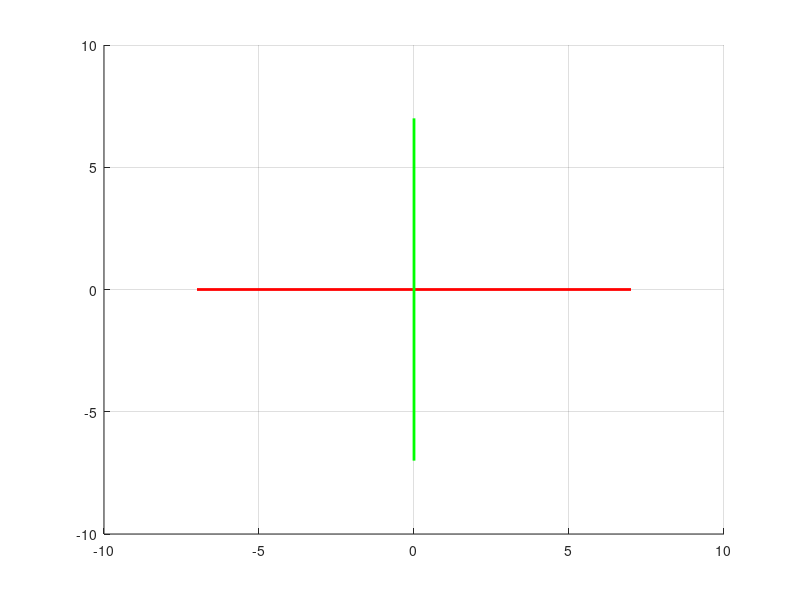
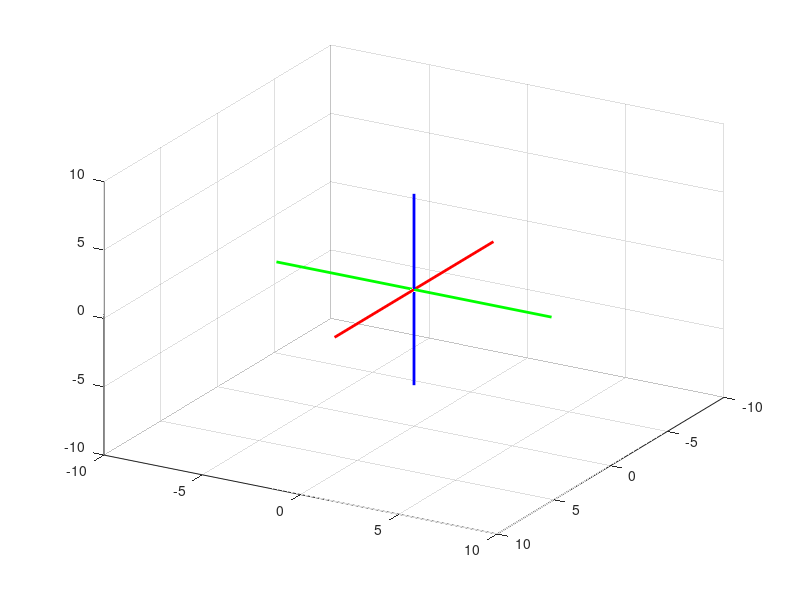

Here is the MATLAB script that generated these plots, in order:
close all

prompt = 'Introduzca el valor (grados) de la rotacion en x (phi): ';
phiDeg = input(prompt);

prompt = 'Introduzca el valor (grados) de la rotacion en y (theta): ';
thetaDeg = input(prompt);

prompt = 'Introduzca el valor (grados) de la rotacion en z (psi): ';
psiDeg = input(prompt);

phiRad = deg2rad(phiDeg);
thetaRad = deg2rad(thetaDeg);
psiRad = deg2rad(psiDeg);

for phiRad = 0:0.5:phiRad
    clf;
    for thetaRad = 0:0.5:thetaRad
        clf;
        for psiRad = 0:0.5:psiRad
            clf;
        
line([7 -7],[0 0],[0 0], 'color',[1 0 0],'linewidth', 2);
line([0 0],[7 -7],[0 0], 'color',[0 1 0],'linewidth', 2);
line([0 0],[0 0],[7 -7], 'color',[0 0 1],'linewidth', 2);

grid on

p1 = [0 0 0];
p2 = [0 3 0];
p3 = [0 3 2];
p4 = [0 0 2];

p5 = [7 0 0];
p6 = [7 3 0];
p7 = [7 3 2];
p8 = [7 0 2];

print(p1,p2,p3,p4,p5,p6,p7,p8)

view(120,30)

Rx = [1 0 0; 0 cos(phiRad) -sin(phiRad);0 sin(phiRad) cos(phiRad)];
Ry = [cos(thetaRad) 0 sin(thetaRad); 0 1 0; -sin(thetaRad) 0 cos(thetaRad)];
Rz = [cos(psiRad) -sin(psiRad) 0; sin(psiRad) cos(psiRad) 0; 0 0 1];
Rt = Rx*Ry*Rz;

p1 = Rt*p1';
p2 = Rt*p2';
p3 = Rt*p3';
p4 = Rt*p4';
p5 = Rt*p5';
p6 = Rt*p6';
p7 = Rt*p7';
p8 = Rt*p8';

print(p1,p2,p3,p4,p5,p6,p7,p8)

pause (0.5)
        end
    end
end